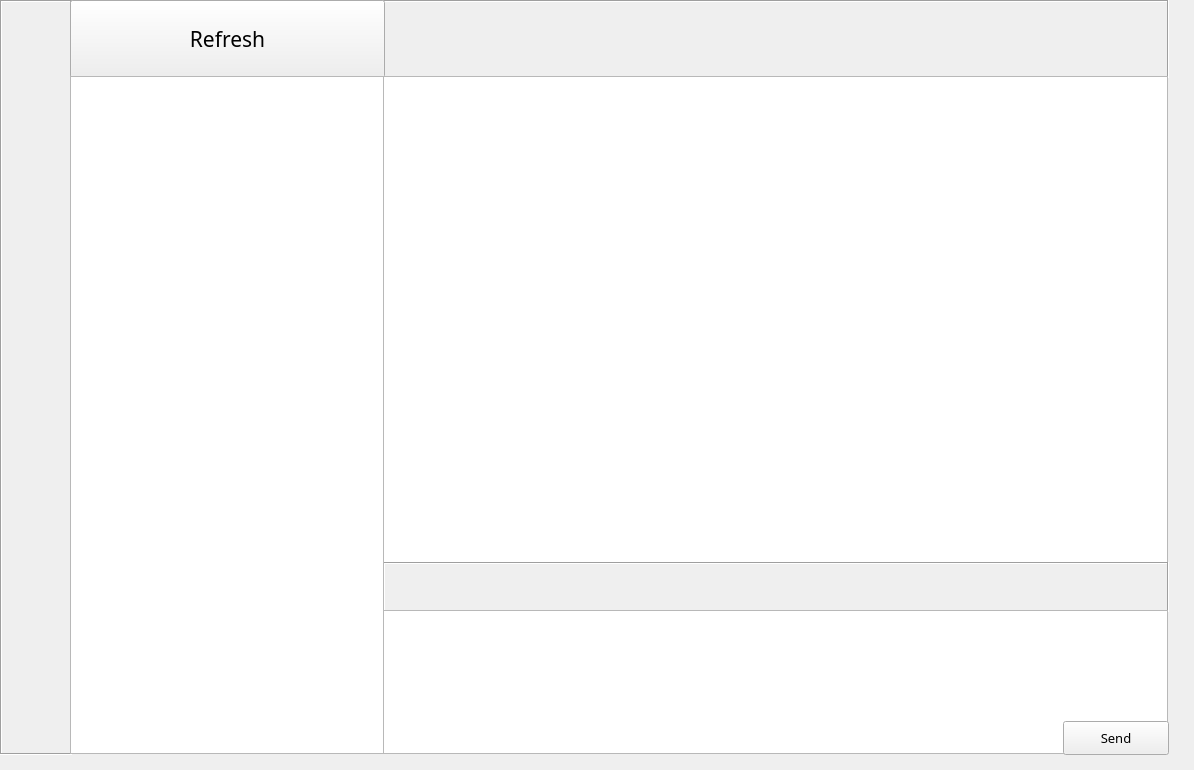
<?xml version="1.0" encoding="UTF-8"?>
<ui version="4.0">
 <class>MainWindow</class>
 <widget class="QMainWindow" name="MainWindow">
  <property name="geometry">
   <rect>
    <x>0</x>
    <y>0</y>
    <width>1194</width>
    <height>770</height>
   </rect>
  </property>
  <property name="font">
   <font>
    <family>微软雅黑</family>
    <pointsize>16</pointsize>
   </font>
  </property>
  <property name="windowTitle">
   <string>MainWindow</string>
  </property>
  <widget class="QWidget" name="centralWidget">
   <widget class="QLabel" name="label">
    <property name="geometry">
     <rect>
      <x>0</x>
      <y>0</y>
      <width>72</width>
      <height>755</height>
     </rect>
    </property>
    <property name="frameShape">
     <enum>QFrame::Box</enum>
    </property>
    <property name="frameShadow">
     <enum>QFrame::Sunken</enum>
    </property>
    <property name="text">
     <string/>
    </property>
    <property name="pixmap">
     <pixmap resource="image.qrc">:/resource/image/leftsidebar.png</pixmap>
    </property>
   </widget>
   <widget class="QLabel" name="label_2">
    <property name="geometry">
     <rect>
      <x>70</x>
      <y>0</y>
      <width>315</width>
      <height>78</height>
     </rect>
    </property>
    <property name="frameShape">
     <enum>QFrame::Box</enum>
    </property>
    <property name="frameShadow">
     <enum>QFrame::Sunken</enum>
    </property>
    <property name="text">
     <string/>
    </property>
    <property name="pixmap">
     <pixmap>search.png</pixmap>
    </property>
   </widget>
   <widget class="QLabel" name="userLable">
    <property name="geometry">
     <rect>
      <x>383</x>
      <y>0</y>
      <width>142</width>
      <height>76</height>
     </rect>
    </property>
    <property name="text">
     <string/>
    </property>
    <property name="alignment">
     <set>Qt::AlignCenter</set>
    </property>
   </widget>
   <widget class="QLabel" name="label_3">
    <property name="geometry">
     <rect>
      <x>383</x>
      <y>0</y>
      <width>786</width>
      <height>78</height>
     </rect>
    </property>
    <property name="frameShape">
     <enum>QFrame::Box</enum>
    </property>
    <property name="frameShadow">
     <enum>QFrame::Sunken</enum>
    </property>
    <property name="text">
     <string/>
    </property>
    <property name="pixmap">
     <pixmap resource="image.qrc">:/resource/image/title.jpg</pixmap>
    </property>
   </widget>
   <widget class="QTextBrowser" name="chatTextBrowser">
    <property name="geometry">
     <rect>
      <x>383</x>
      <y>76</y>
      <width>785</width>
      <height>487</height>
     </rect>
    </property>
   </widget>
   <widget class="QLabel" name="label_4">
    <property name="geometry">
     <rect>
      <x>383</x>
      <y>562</y>
      <width>786</width>
      <height>50</height>
     </rect>
    </property>
    <property name="frameShape">
     <enum>QFrame::Box</enum>
    </property>
    <property name="frameShadow">
     <enum>QFrame::Sunken</enum>
    </property>
    <property name="text">
     <string/>
    </property>
    <property name="pixmap">
     <pixmap resource="image.qrc">:/resource/image/tool.png</pixmap>
    </property>
   </widget>
   <widget class="QTextEdit" name="ChatTextEdit">
    <property name="geometry">
     <rect>
      <x>383</x>
      <y>610</y>
      <width>785</width>
      <height>144</height>
     </rect>
    </property>
   </widget>
   <widget class="QPushButton" name="transPushButton">
    <property name="geometry">
     <rect>
      <x>446</x>
      <y>562</y>
      <width>46</width>
      <height>50</height>
     </rect>
    </property>
    <property name="text">
     <string/>
    </property>
    <property name="flat">
     <bool>true</bool>
    </property>
   </widget>
   <widget class="QPushButton" name="sendPushButton">
    <property name="geometry">
     <rect>
      <x>1063</x>
      <y>721</y>
      <width>106</width>
      <height>34</height>
     </rect>
    </property>
    <property name="font">
     <font>
      <pointsize>10</pointsize>
     </font>
    </property>
    <property name="text">
     <string>Send</string>
    </property>
   </widget>
   <widget class="QPushButton" name="searchPushButton">
    <property name="geometry">
     <rect>
      <x>70</x>
      <y>0</y>
      <width>315</width>
      <height>78</height>
     </rect>
    </property>
    <property name="text">
     <string>Refresh</string>
    </property>
    <property name="flat">
     <bool>false</bool>
    </property>
   </widget>
   <widget class="QTableWidget" name="userListTableWidget">
    <property name="geometry">
     <rect>
      <x>70</x>
      <y>76</y>
      <width>314</width>
      <height>678</height>
     </rect>
    </property>
    <property name="font">
     <font>
      <family>微软雅黑</family>
      <pointsize>16</pointsize>
     </font>
    </property>
    <property name="selectionMode">
     <enum>QAbstractItemView::SingleSelection</enum>
    </property>
    <property name="selectionBehavior">
     <enum>QAbstractItemView::SelectRows</enum>
    </property>
    <property name="showGrid">
     <bool>false</bool>
    </property>
    <attribute name="horizontalHeaderVisible">
     <bool>false</bool>
    </attribute>
    <attribute name="horizontalHeaderDefaultSectionSize">
     <number>314</number>
    </attribute>
    <attribute name="verticalHeaderVisible">
     <bool>false</bool>
    </attribute>
   </widget>
  </widget>
 </widget>
 <layoutdefault spacing="6" margin="11"/>
 <resources>
  <include location="image.qrc"/>
 </resources>
 <connections/>
</ui>
